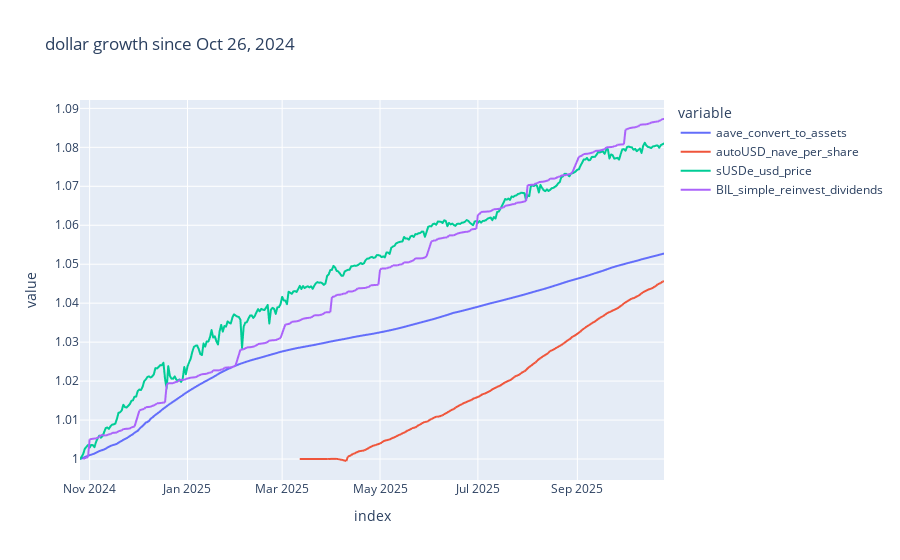

The notebook cell saved with this chart:
### Code cell


### Figure 1 — Plotly figure (JSON) as saved in the notebook; plotly's stock layout.template omitted (floating-point values rounded to 4 significant figures; data arrays with more than 128 entries replaced by an {"elided": "..."} marker saying what was removed)
{"data": [{"hovertemplate": "variable=aave_convert_to_assets<br>index=%{x}<br>value=%{y}<extra></extra>", "legendgroup": "aave_convert_to_assets", "line": {"color": "#636efa", "dash": "solid"}, "marker": {"symbol": "circle"}, "mode": "lines", "name": "aave_convert_to_assets", "showlegend": true, "type": "scattergl", "x": {"elided": "365 str values"}, "xaxis": "x", "y": {"elided": "365 float values"}, "yaxis": "y"}, {"hovertemplate": "variable=autoUSD_nave_per_share<br>index=%{x}<br>value=%{y}<extra></extra>", "legendgroup": "autoUSD_nave_per_share", "line": {"color": "#EF553B", "dash": "solid"}, "marker": {"symbol": "circle"}, "mode": "lines", "name": "autoUSD_nave_per_share", "showlegend": true, "type": "scattergl", "x": {"elided": "365 str values"}, "xaxis": "x", "y": {"elided": "365 float values"}, "yaxis": "y"}, {"hovertemplate": "variable=sUSDe_usd_price<br>index=%{x}<br>value=%{y}<extra></extra>", "legendgroup": "sUSDe_usd_price", "line": {"color": "#00cc96", "dash": "solid"}, "marker": {"symbol": "circle"}, "mode": "lines", "name": "sUSDe_usd_price", "showlegend": true, "type": "scattergl", "x": {"elided": "365 str values"}, "xaxis": "x", "y": {"elided": "365 float values"}, "yaxis": "y"}, {"hovertemplate": "variable=BIL_simple_reinvest_dividends<br>index=%{x}<br>value=%{y}<extra></extra>", "legendgroup": "BIL_simple_reinvest_dividends", "line": {"color": "#ab63fa", "dash": "solid"}, "marker": {"symbol": "circle"}, "mode": "lines", "name": "BIL_simple_reinvest_dividends", "showlegend": true, "type": "scattergl", "x": {"elided": "365 str values"}, "xaxis": "x", "y": {"elided": "365 float values"}, "yaxis": "y"}], "layout": {"legend": {"title": {"text": "variable"}, "tracegroupgap": 0}, "title": {"text": "dollar growth since Oct 26, 2024"}, "xaxis": {"anchor": "y", "domain": [0, 1], "title": {"text": "index"}}, "yaxis": {"anchor": "x", "domain": [0, 1], "title": {"text": "value"}}}}
